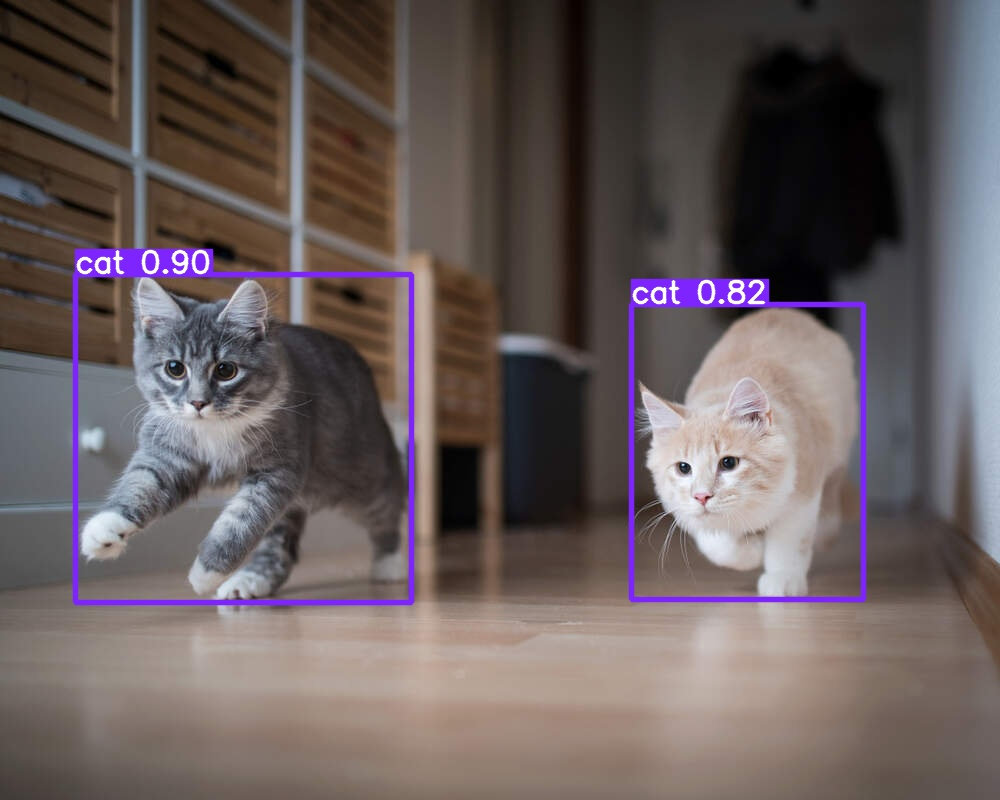
#> input picture yolov5/runs/detect/exp10/sample_cat_image.jpg, 1000 x 800 px, found by its file name
$ jupyter execute check.ipynb   (shell and % lines are left out)
#> lines starting #> are read from the running program, lines starting #| are printed output that depends on the picture; after the words box and inside, x2 and y2 are one past the last pixel; in counts of white or black regions, pixels touching at a corner belong together
[cell 1]
import json
import matplotlib.pyplot as plt
import cv2

# JSON ที่ได้ (สมมติเก็บในตัวแปร json_data)
json_data = {
  "predictions": [
    {
      "x": 745.117,
      "y": 451.172,
      "width": 230.957,
      "height": 293.457,
      "confidence": 0.998,
      "class": "cat",
      "class_id": 0,
      "detection_id": "009ed3d4-f358-49e4-9fa8-fa20bd0dfae0"
    },
    {
      "x": 245,
      "y": 430,
      "width": 328.613,
      "height": 335.449,
      "confidence": 0.996,
      "class": "cat",
      "class_id": 0,
      "detection_id": "155661cf-cd10-49f6-b3f2-61fb81d0cab6"
    }
  ]
}

def xywh_to_xyxy(x, y, w, h):
    x_min = int(x - w/2)
    y_min = int(y - h/2)
    x_max = int(x + w/2)
    y_max = int(y + h/2)
    return [x_min, y_min, x_max, y_max]

def draw_bbox(img, bbox, label=None, color=(255,0,0), thickness=2):
    x_min, y_min, x_max, y_max = bbox
    cv2.rectangle(img, (x_min, y_min), (x_max, y_max), color, thickness)
    if label:
        cv2.putText(img, label, (x_min, y_min - 10), cv2.FONT_HERSHEY_SIMPLEX,
                    0.6, color, 2)
    return img

# โหลดภาพแมว (ใส่ path ของภาพจริง)
image_path = "cat.jpg"
img = cv2.imread("C:/university/241-353/T.Fern/program/yolov5/data/images/sample_cat_image.jpg")
#> img is the input picture: shape (800, 1000, 3); mean B, G, R 92.1, 91.9, 103.5
img = cv2.cvtColor(img, cv2.COLOR_BGR2RGB)

# วาด bbox จาก prediction
for pred in json_data["predictions"]:
    bbox = xywh_to_xyxy(pred["x"], pred["y"], pred["width"], pred["height"])
    conf = pred["confidence"]
    label = f"{pred['class']} {conf:.2f}"
    img = draw_bbox(img, bbox, label=label)
#> this loop made 2 passes
#> pass 1, `img = draw_bbox(img, bbox, label=label)`:
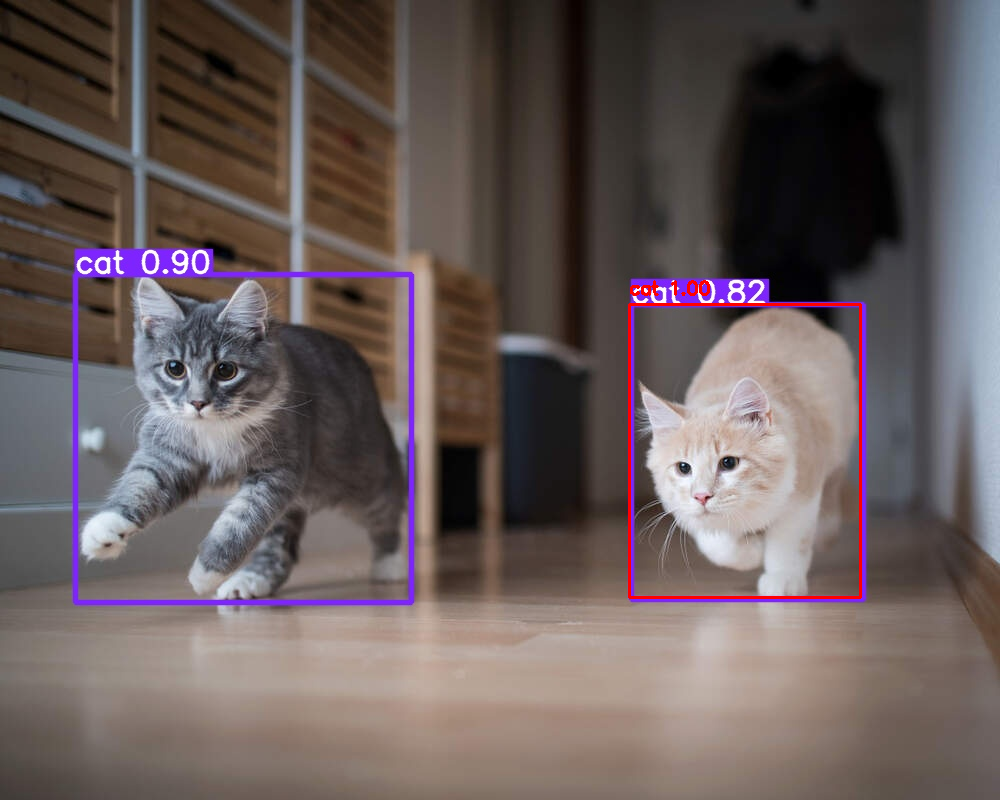
#> img: shape (800, 1000, 3); mean R, G, B 104.1, 91.6, 91.1
#> pass 2, `img = draw_bbox(img, bbox, label=label)`:
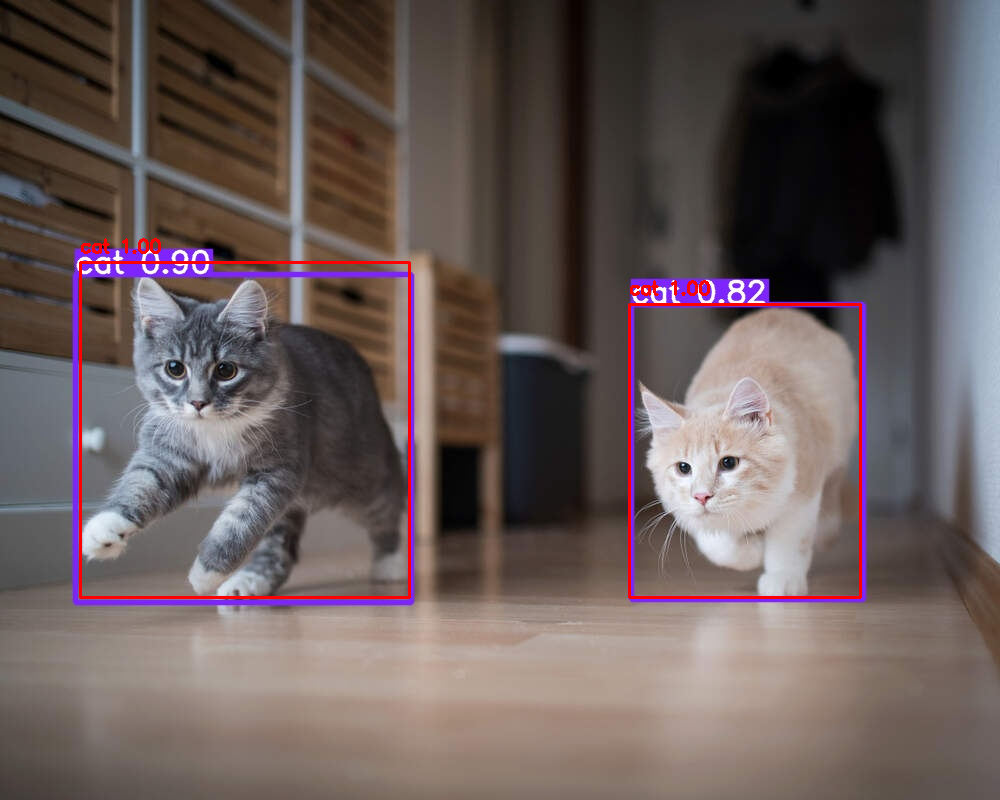
#> img: shape (800, 1000, 3); 0.56% of pixels changed, all inside (x1, y1, x2, y2) = (79, 238, 411, 599)

# แสดงภาพ
plt.figure(figsize=(10,10))
plt.imshow(img)
plt.axis("off")
plt.show()

[cell 2]
def yolo_to_corners(x_center, y_center, width, height):
    x1 = x_center - width / 2
    y1 = y_center - height / 2
    x2 = x_center + width / 2
    y2 = y_center + height / 2
    return x1, y1, x2, y2

def compute_iou(box1, box2):
    x1 = max(box1[0], box2[0])
    y1 = max(box1[1], box2[1])
    x2 = min(box1[2], box2[2])
    y2 = min(box1[3], box2[3])

    inter_area = max(0, x2 - x1) * max(0, y2 - y1)
    area1 = (box1[2] - box1[0]) * (box1[3] - box1[1])
    area2 = (box2[2] - box2[0]) * (box2[3] - box2[1])
    union_area = area1 + area2 - inter_area

    if union_area == 0:
        return 0.0
    return inter_area / union_area

# Ground truth boxes (label ด้วยมือ)
gt_box_white=[0.7470, 0.5652, 0.2223, 0.3697]
gt_box_gray=[0.2439, 0.5481, 0.3289, 0.4058]


# Prediction results
pred_sets = [
    {
        "conf": [0.52, 0.81],
        "boxes": [
            [0.7455, 0.561875, 0.229, 0.35375],
            [0.243, 0.5475, 0.336, 0.41]
        ]
    },
    {
        "conf": [0.82, 0.90],
        "boxes": [
            [0.747, 0.564375, 0.232, 0.36875],
            [0.243, 0.5475, 0.336, 0.41]
        ]
    },
    {
        "conf": [0.73, 0.90],
        "boxes": [
            [0.7455, 0.56625, 0.227, 0.365],
            [0.2435, 0.545625, 0.327, 0.41875]
        ]
    }
]

# คำนวณ IoU ทุกชุด
for i, pred in enumerate(pred_sets, start=1):
    pred_white = yolo_to_corners(*pred["boxes"][0])
    pred_gray = yolo_to_corners(*pred["boxes"][1])
    gt_white = yolo_to_corners(*gt_box_white)
    gt_gray = yolo_to_corners(*gt_box_gray)

    iou_white = compute_iou(pred_white, gt_white)
    iou_gray = compute_iou(pred_gray, gt_gray)

    print(f"  Right  Conf: {pred['conf'][0]}, IoU: {iou_white:.4f}")
    print(f"  Left   Conf: {pred['conf'][1]}, IoU: {iou_gray:.4f}")
    print()

[cell 3]
def to_xyxy(x, y, w, h):
    return x - w / 2, y - h / 2, x + w / 2, y + h / 2

def iou(b1, b2):
    xa, ya, xb, yb = max(b1[0], b2[0]), max(b1[1], b2[1]), min(b1[2], b2[2]), min(b1[3], b2[3])
    inter = max(0, xb - xa) * max(0, yb - ya)
    area1 = (b1[2] - b1[0]) * (b1[3] - b1[1])
    area2 = (b2[2] - b2[0]) * (b2[3] - b2[1])
    return inter / (area1 + area2 - inter) if area1 + area2 - inter else 0.0

gt_r = to_xyxy(0.7470, 0.5652, 0.2223, 0.3697)
gt_l = to_xyxy(0.2439, 0.5481, 0.3289, 0.4058)

preds = [
    {"conf": [0.52, 0.81], "box": [[0.7455, 0.561875, 0.229, 0.35375], [0.243, 0.5475, 0.336, 0.41]]},
    {"conf": [0.82, 0.90], "box": [[0.747, 0.564375, 0.232, 0.36875], [0.243, 0.5475, 0.336, 0.41]]},
    {"conf": [0.73, 0.90], "box": [[0.7455, 0.56625, 0.227, 0.365], [0.2435, 0.545625, 0.327, 0.41875]]}
]

for p in preds:
    b_r = to_xyxy(*p["box"][0])
    b_l = to_xyxy(*p["box"][1])
    print(f"  Right  Conf: {p['conf'][0]}, IoU: {iou(b_r, gt_r):.4f}")
    print(f"  Left   Conf: {p['conf'][1]}, IoU: {iou(b_l, gt_l):.4f}\n")

[cell 4]
import sys
if 'C:\\opencv\\build\\python' in sys.path:
    sys.path.remove('C:\\opencv\\build\\python')

import cv2
print(cv2.__version__)

[cell 5]
import cv2

image_path = "C:/university/241-353/T.Fern/program/yolov5/runs/detect/exp6/sample_cat_image.jpg"
img = cv2.imread(image_path)
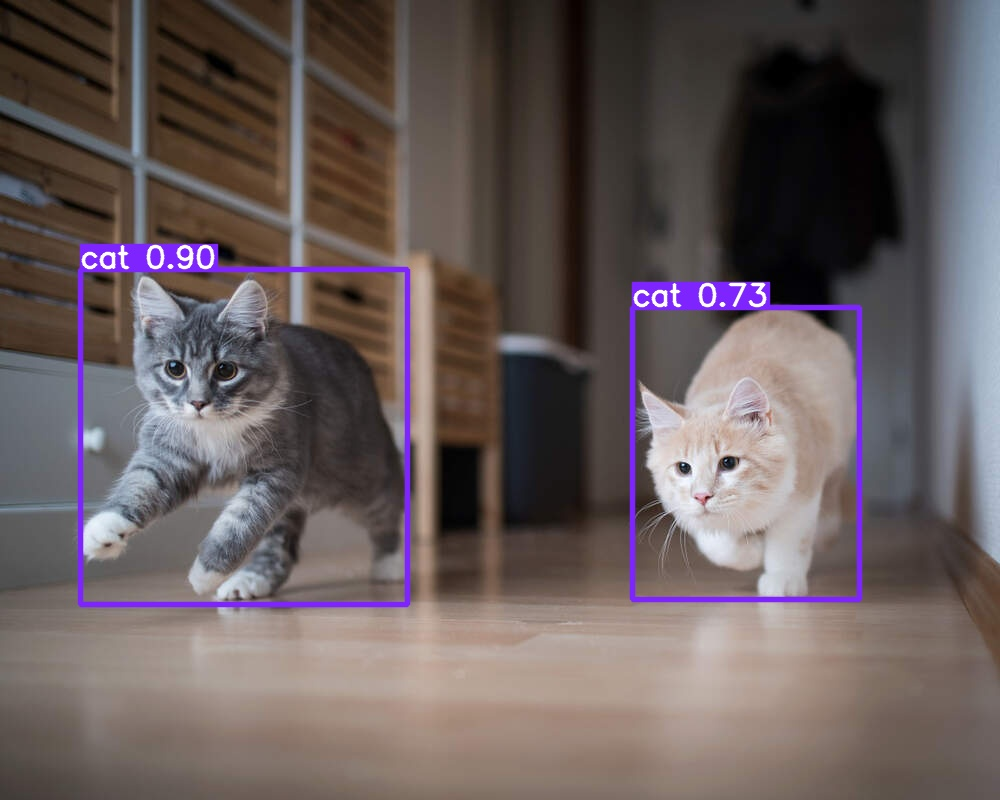
#> input picture yolov5/runs/detect/exp6/sample_cat_image.jpg, 1000 x 800 px, found by its file name
#> img is the input picture: shape (800, 1000, 3); mean B, G, R 92, 91.8, 103.4

# ขนาดภาพ
height, width = img.shape[:2]
#> height = 800; width = 1000

print(f"Width: {width}, Height: {height}")
#| Width: 1000, Height: 800

[cell 6]
json_data = {
  "predictions": [
    {
      "x": 745.117,
      "y": 451.172,
      "width": 230.957,
      "height": 293.457,
      "confidence": 0.998,
      "class": "cat",
      "class_id": 0,
      "detection_id": "009ed3d4-f358-49e4-9fa8-fa20bd0dfae0"
    },
    {
      "x": 245,
      "y": 430,
      "width": 328.613,
      "height": 335.449,
      "confidence": 0.996,
      "class": "cat",
      "class_id": 0,
      "detection_id": "155661cf-cd10-49f6-b3f2-61fb81d0cab6"
    }
  ]
}

def normalize_and_print(data, divisor=640):
#> called with divisor = 640
    for i, pred in enumerate(data["predictions"], 1):
        x = pred["x"] / divisor
        y = pred["y"] / divisor
        w = pred["width"] / divisor
        h = pred["height"] / divisor
        print(f"Box {i}: [{x:.6f}, {y:.6f}, {w:.6f}, {h:.6f}]")

normalize_and_print(json_data)
